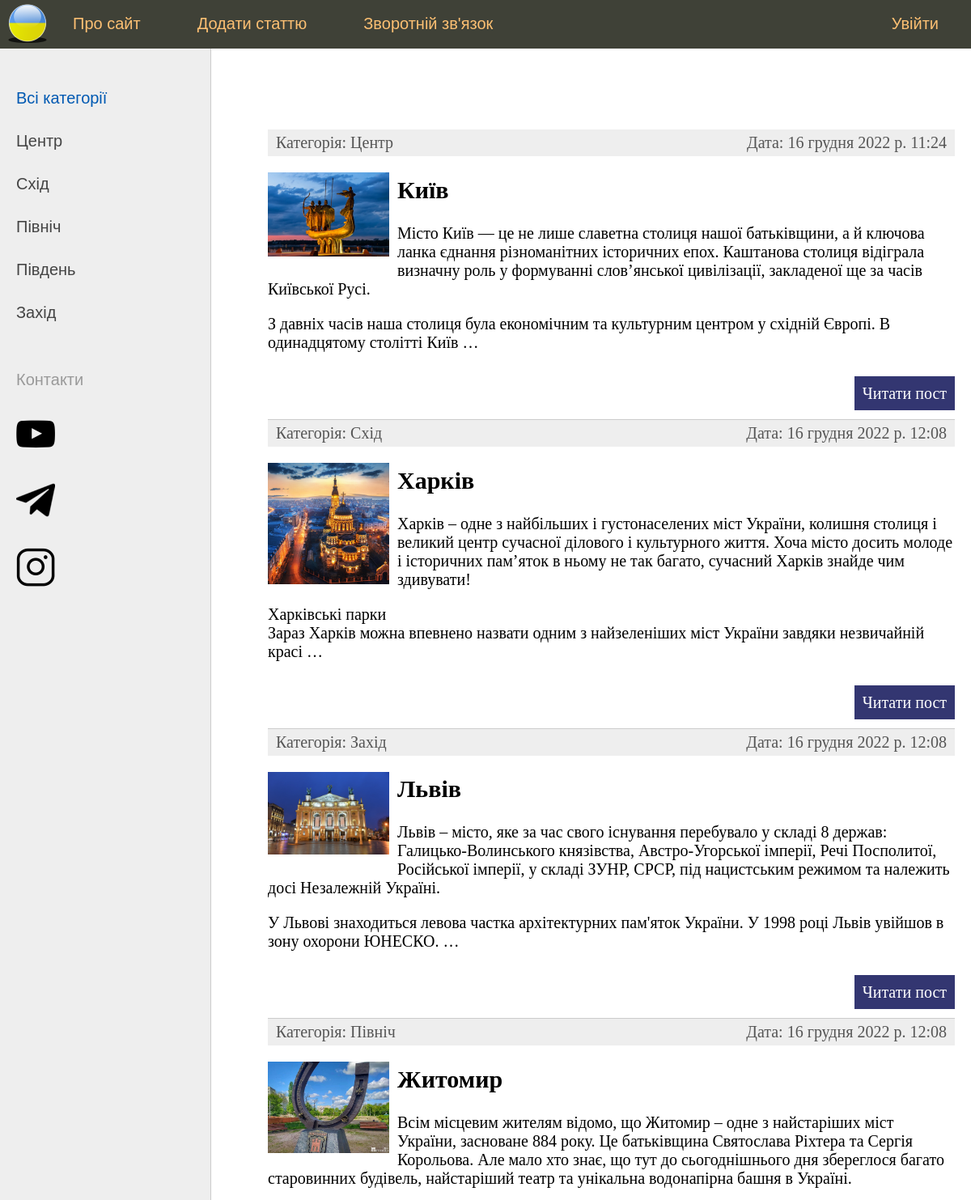
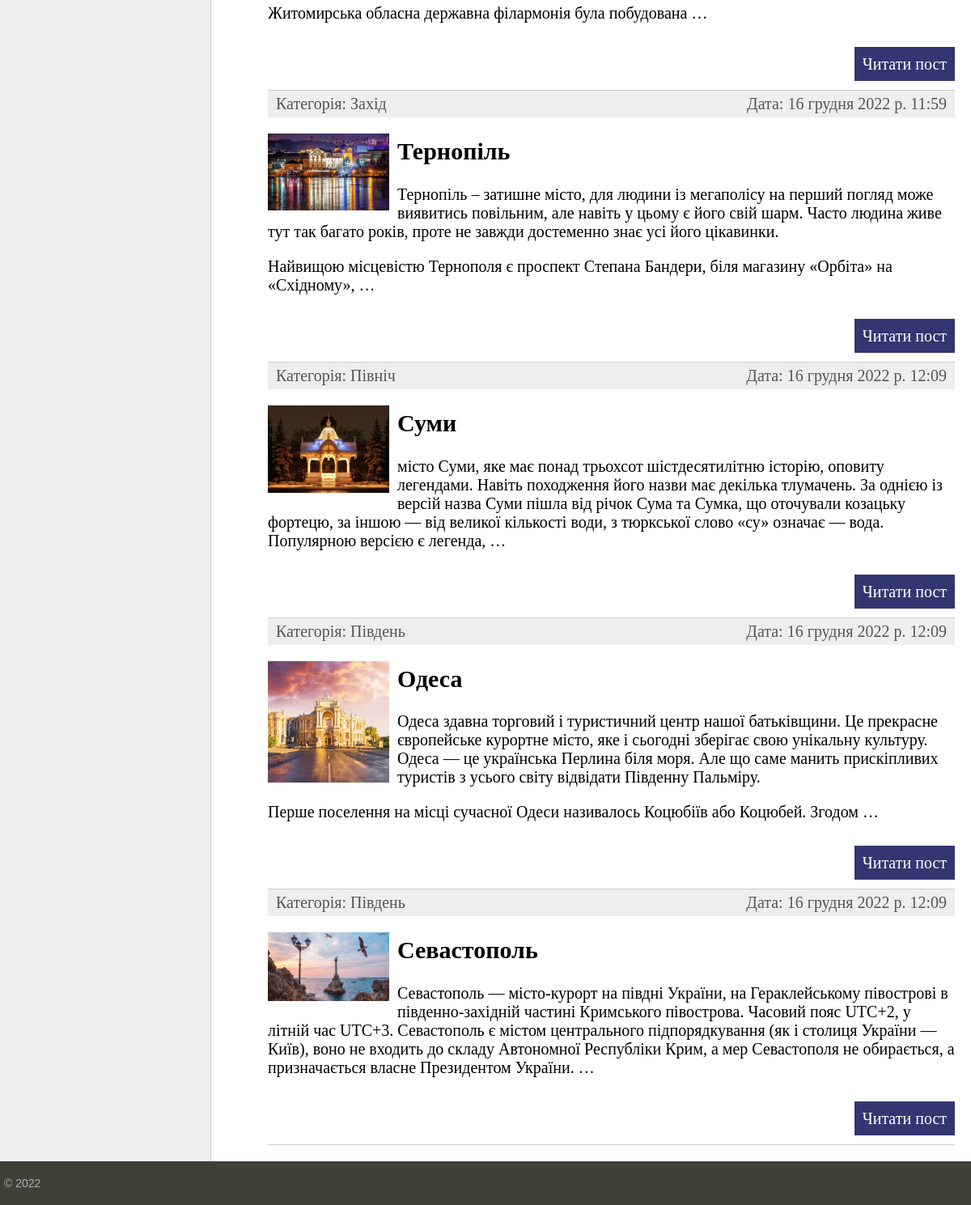
The page / on the database its author committed (2 pictures, top to bottom).
### ukraine/models.py (models this page shows, shortened)
class Category(models.Model):
    name = models.CharField(max_length=100, db_index=True, verbose_name="Category")
    slug = models.SlugField(max_length=255, unique=True, db_index=True, verbose_name="URL" )
    def __str__(self):
        return self.name
    def get_absolute_url(self):
        return reverse('category', kwargs={'category_slug': self.slug})
    class Meta:
        verbose_name='Категорії'
        verbose_name_plural='Категорії'
        ordering= ['id', 'name',]

class Ukraine(models.Model):
    title = models.CharField(max_length=255, verbose_name='Заголовок')
    slug=models.SlugField(max_length=255, unique=True, db_index=True, verbose_name="URL")
    content = models.TextField(blank=True, verbose_name='Текст')
    photo = models.ImageField(upload_to='photos/%Y/%m/%d/', verbose_name='Фото')
    time_create = models.DateTimeField(auto_now_add=True, verbose_name='Час створення')
    time_update = models.DateTimeField(auto_now=True, verbose_name='Час зміни')
    is_published = models.BooleanField(default=True, verbose_name='Публікація')
    cat = models.ForeignKey('Category', on_delete=models.PROTECT,verbose_name='Категорії')
    def get_absolute_url(self):
        return reverse('post', kwargs={'post_slug': self.slug})
    class Meta:
        verbose_name = 'Міста України'
        verbose_name_plural = 'Міста України'
        ordering = ['time_create', 'title']

### ukraine/views.py (the view)
# urls.py: path('', index, name='home'),
def index(request):
    posts = Ukraine.objects.all()
    context={
        'posts':posts,
        'menu':menu,
        'title':'Головна сторінка',
        'cat_selected': 0,
    }
    return render(request, 'ukraine/index.html', context=context)

### ukraine/templatetags/ukraine_tags.py (called while the page is built)
@register.simple_tag(name="getcats")
def get_categories(filter=None):
    if not filter:
        return Category.objects.all()
    else:
        return Category.objects.filter(pk=filter)

@register.inclusion_tag('ukraine/list_categories.html')
def show_categories(sort=None, cat_selected=None):
    if not sort:
        cats = Category.objects.all()
    else:
        cats=Category.objects.order_by(sort)
    return {"cats":cats, "cat_selected": cat_selected}

### ukraine/templates/ukraine/index.html (shortened to what this page needs)
{% extends 'ukraine/base.html' %}
{% block content %}
<ul class="list-articles">
	{% for p in posts %}
			<li><div class="article-panel">
				<p class="first">Категорія: {{p.cat}}</p>
				<p class="last">Дата: {{p.time_update}}</p>
			</div>
{% if p.photo %}
	<p> <img class = "img-article-left thumb" src= "{{p.photo.url}}"></p>
{% endif %}
			<h2>{{p.title}}</h2>
	{% autoescape on %}
	{{p.content|linebreaks|truncatewords:50}}
	{% endautoescape %}
			<p class="link-read-post"><a href="{{ p.get_absolute_url }}">Читати пост</a></p>
			</li>
	{% endfor %}
</ul>
{% endblock %}

### ukraine/templates/ukraine/base.html (shortened to what this page needs)
{% load static %}
{% load ukraine_tags %}
<!DOCTYPE html>
<html>
<head>
	<link type="text/css" href="{% static 'ukraine/css/styles.css' %}" rel="stylesheet" />
</head>
<body>
<table class="table-page" border=0 cellpadding="0" cellspacing="0">
<tr><td valign=top>
{% block mainmenu %}
		<div class="header">
			<ul id="mainmenu" class="mainmenu">
			<li class="logo"><a href="{% url 'home' %}"><div class="logo"></div></a></li>
{% for m in menu %}
	{% if not forloop.last %}
			<li><a href="{% url m.url_name %}">{{m.title}}</a></li>
	{% else %}
			<li class="last"><a href="{% url m.url_name %}">{{m.title}}</a></li>
	{% endif %}
{% endfor %}
			</ul>
		</div>
{% endblock mainmenu %}
<table class="table-content" border=0 cellpadding="0" cellspacing="0">
<tr>
	<td valign="top" class="left-chapters">
	<ul id="leftchapters">
{% if cat_selected == 0 %}
		<li class="selected">Всі категорії</li>
{% else %}
		<li><a href="{% url 'home' %}">Всі категорії</a></li>
{% endif %}
{% show_categories '-name' cat_selected %}
		<li class="share">
		<p>Контакти</p>
		</li>
		<li>
		<a class="share-tg" href="https://www.youtube.com/@zhekichchannel6452">
			<img src="../../static/ukraine/images/share_yt.png" class="img_yt">
		</a>
		</li>
		<li>
		<a class="share-tg" href="https://t.me/zhekich_v">
			<img src="../../static/ukraine/images/share_tg.png" class="img_yt">
		</a>
		</li>
		<li>
		<a class="share-tg" href="https://www.instagram.com/zhekich_v/">
			<img src="../../static/ukraine/images/share_inst.png" class="img_yt">
		</a>
		</li>
	</ul>
</td>
<td valign="top" class="content">
	<div class="content-text">
{% block content %}
{% endblock %}
	</div>
</td></tr></table>
</td></tr>
<tr><td valign=top>
	<div id="footer">
		<p>&copy; 2022</p>
	</div>
</td></tr></table>
</body>
</html>

### ukraine/templates/ukraine/list_categories.html
{% for c in cats %}
	{% if c.pk == cat_selected %}
		<li class="selected">{{c.name}}</li>
	{% else %}
		<li><a href="{{ c.get_absolute_url }}">{{c.name}}</a> </li>
	{% endif %}
{% endfor %}

### ukraine/static/ukraine/css/styles.css (style rules this page uses)
html, body { font-family: 'Arial'; margin: 0; padding: 0; height: 100%; width: 100%; color: #444; }
a { color: #0059b2; text-decoration: none; }
img { max-width: 600px; height: auto; }
img.img-article-left { max-width: 300px; height: auto; float: left; padding: 0 10px 10px 0; }
img.img-article-left.thumb { max-width: 150px; height: auto; }
p.link-read-post { text-align: right; }
p.link-read-post a { padding: 10px; min-width: 100px; background: #333671; color: #fff; text-decoration: none; }
div.article-panel { background: #eee; padding: 5px 10px 5px 10px; box-sizing: border-box; overflow: hidden; color: #555; }
div.article-panel p.first { margin: 0; float: left; }
div.article-panel p.last { margin: 0; float: right; }
ul.list-articles { list-style: none; margin: 0; padding: 0; }
ul.list-articles li { border-bottom: 1px solid #ccc; }
.table-page { width: 100%; height: 100%; vertical-align: top; }
.table-page tr { height: 100%; }
.header { background: #3F4137; height: 60px; }
.logo { background: url('../images/logo.png') no-repeat 10px 5px; width: 60px; height: 60px; }
ul.mainmenu { list-style: none; margin: 0; padding: 0; height: 60px; color: #fdc073; font-size: 20px; overflow: hidden; }
ul.mainmenu li { float: left; margin: 18px 40px 0 30px; }
ul.mainmenu li.logo { margin: 0; }
ul.mainmenu li.last { float: right; }
ul.mainmenu li a { color: #fdc073; text-decoration: none; }
.table-content { width: 100%; min-height: 100%; height: 100%; }
.left-chapters { margin: 0; background: #eee; border-right: 1px solid #ccc; min-height: 100%; }
.left-chapters ul { width: 230px; min-height: 100%; margin: 0; padding: 20px 10px 10px 20px; list-style: none; font-size: 20px; }
.left-chapters ul li { margin: 30px 0 0 0; color: #999; }
.left-chapters ul li.selected { color: #0059b2; }
.left-chapters ul li a { color: #444; text-decoration: none; }
.left-chapters ul li.share { margin: 60px 0 0 0; }
.left-chapters ul li.share p { margin: 30px 0 30px 0; }
.content { padding: 40px 20px 20px 40px; width: 100%; box-sizing: border-box; }
.content-text { margin: 60px 0 0 30px; color: #000; font-size: 20px; font-family: Yandex Sans Display Light; }
#footer { box-sizing: border-box; background: #3F4137; padding: 5px; color: #aaa; font-size: 14px; font-family: Verdana, Geneva, Arial, Helvetica; text-align: left; overflow: hidden; }

### rows shown on the page
Category: name "Центр"
Category: name "Схід"
Category: name "Північ"
Category: name "Південь"
Category: name "Захід"
Ukraine: cat "Центр", time_update "16 грудня 2022 р. 11:24", photo (picture), title "Київ", content "Місто Київ — це не лише славетна столиця нашої батьківщини, а й ключова ланка єднання різноманітних історичних епох. Каштанова столиця відіграла визначну роль у формуванні слов’янської цивілізації, закладеної ще за часів Київської Русі. З давніх часів наша столиця була економічним та культурним центром у східній Європі. В одинадцятому столітті Київ …"
Ukraine: cat "Схід", time_update "16 грудня 2022 р. 12:08", photo (picture), title "Харків", content "Харків – одне з найбільших і густонаселених міст України, колишня столиця і великий центр сучасної ділового і культурного життя. Хоча місто досить молоде і історичних пам’яток в ньому не так багато, сучасний Харків знайде чим здивувати! Харківські парки Зараз Харків можна впевнено назвати одним з найзеленіших міст України завдяки незвичайній красі …"
Ukraine: cat "Захід", time_update "16 грудня 2022 р. 12:08", photo (picture), title "Львів", content "Львів – місто, яке за час свого існування перебувало у складі 8 держав: Галицько-Волинського князівства, Австро-Угорської імперії, Речі Посполитої, Російської імперії, у складі ЗУНР, СРСР, під нацистським режимом та належить досі Незалежній Україні. У Львові знаходиться левова частка архітектурних пам'яток України. У 1998 році Львів увійшов в зону охорони ЮНЕСКО. …"
Ukraine: cat "Північ", time_update "16 грудня 2022 р. 12:08", photo (picture), title "Житомир", content "Всім місцевим жителям відомо, що Житомир – одне з найстаріших міст України, засноване 884 року. Це батьківщина Святослава Ріхтера та Сергія Корольова. Але мало хто знає, що тут до сьогоднішнього дня збереглося багато старовинних будівель, найстаріший театр та унікальна водонапірна башня в Україні. Житомирська обласна державна філармонія була побудована …"
Ukraine: cat "Захід", time_update "16 грудня 2022 р. 11:59", photo (picture), title "Тернопіль", content "Тернопіль – затишне місто, для людини із мегаполісу на перший погляд може виявитись повільним, але навіть у цьому є його свій шарм. Часто людина живе тут так багато років, проте не завжди достеменно знає усі його цікавинки. Найвищою місцевістю Тернополя є проспект Степана Бандери, біля магазину «Орбіта» на «Східному», …"
Ukraine: cat "Північ", time_update "16 грудня 2022 р. 12:09", photo (picture), title "Суми", content "місто Суми, яке має понад трьохсот шістдесятилітню історію, оповиту легендами. Навіть походження його назви має декілька тлумачень. За однією із версій назва Суми пішла від річок Сума та Сумка, що оточували козацьку фортецю, за іншою — від великої кількості води, з тюркської слово «су» означає — вода. Популярною версією є легенда, …"
Ukraine: cat "Південь", time_update "16 грудня 2022 р. 12:09", photo (picture), title "Одеса", content "Одеса здавна торговий і туристичний центр нашої батьківщини. Це прекрасне європейське курортне місто, яке і сьогодні зберігає свою унікальну культуру. Одеса — це українська Перлина біля моря. Але що саме манить прискіпливих туристів з усього світу відвідати Південну Пальміру. Перше поселення на місці сучасної Одеси називалось Коцюбіїв або Коцюбей. Згодом …"
Ukraine: cat "Південь", time_update "16 грудня 2022 р. 12:09", photo (picture), title "Севастополь", content "Севастополь — місто-курорт на півдні України, на Гераклейському півострові в південно-західній частині Кримського півострова. Часовий пояс UTC+2, у літній час UTC+3. Севастополь є містом центрального підпорядкування (як і столиця України — Київ), воно не входить до складу Автономної Республіки Крим, а мер Севастополя не обирається, а призначається власне Президентом України. …"

### other values the page prints
{{ m.title }} "Про сайт" "Додати статтю" "Зворотній зв'язок"
{{ m.title }} "Увійти"
